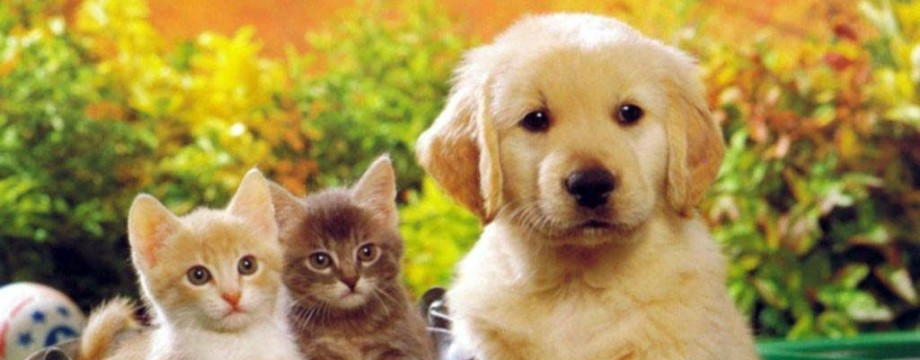
#> input picture 2. Similarity Algorithms/matrix Similarity/görsel 1.png, 920 x 360 px
$ python matrix.py
#> lines starting #> are read from the running program, lines starting #| are printed output that depends on the picture; long printed decimals are rounded
import cv2
import math
import warnings
import numpy as np


warnings.filterwarnings("ignore")

gorsel_1 = cv2.imread('görsel 1.png')
#> gorsel_1 is the input picture: shape (360, 920, 3); mean B, G, R 77, 144, 165.1
gorsel_2 = cv2.imread('görsel 2.png')
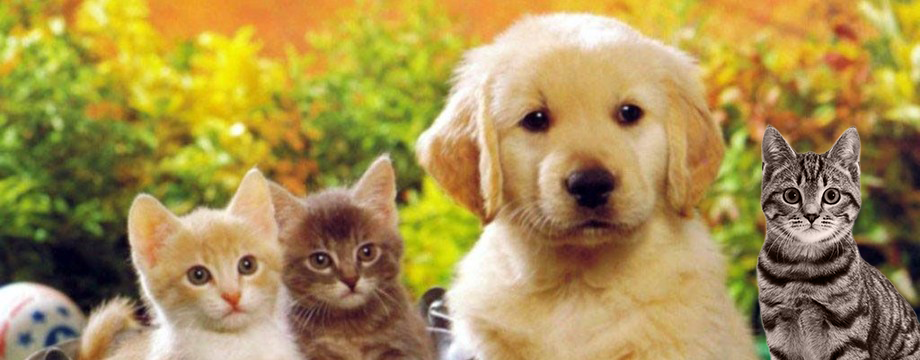
#> input picture 2. Similarity Algorithms/matrix Similarity/görsel 2.png, 920 x 360 px
#> gorsel_2 is the input picture: shape (360, 920, 3); mean B, G, R 80.6, 144.2, 167.4

yukseklik = gorsel_1.shape[0]
#> yukseklik = 360
genislik = gorsel_1.shape[1]
#> genislik = 920

pixel_sayi = yukseklik * genislik
#> pixel_sayi = 331200

fark = 0

def pixelFark(pixel1,pixel2):
    pixel_fark = 0
    for i in range(3):
        pixel_fark = pixel_fark + abs(pixel1[i] - pixel2[i]) / 255
    return pixel_fark


for i in range(yukseklik):
    for j in range(genislik):
        fark = fark + pixelFark(gorsel_1[i][j],gorsel_2[i][j])
#| İki görsel arasındaki farklılık oranı :24.802
#| İki görsel arasındaki benzerlik oranı :75.198

def farkMatris(matris1,matris2):
    yukseklik, genislik = matris1.shape[0], matris1.shape[1]
    matris = np.zeros(shape=(yukseklik, genislik, 3), dtype=np.uint8)

    for i in range(yukseklik):
        for j in range(genislik):
                if pixelFark(matris1[i][j],matris2[i][j]) <= 0:
                    matris[i,j,0] = 255
                    matris[i,j,1] = 255
                    matris[i,j,2] = 255
                    continue
                else:
                    matris[i,j,0] == matris2[i][j][0]
                    matris[i,j,1] == matris2[i][j][1]
                    matris[i,j,2] == matris2[i][j][2]
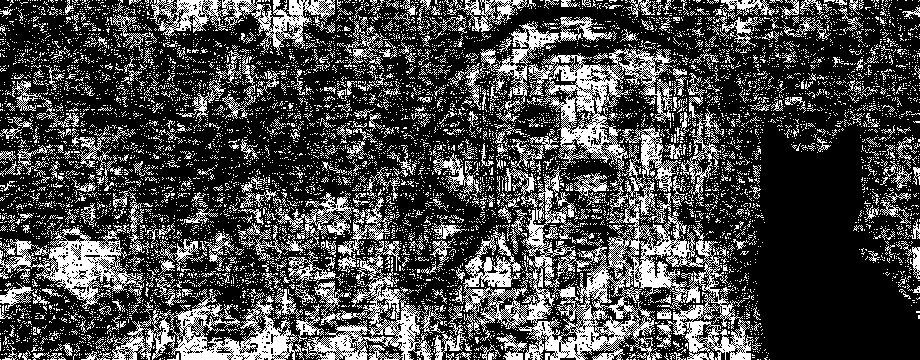
#> matris: shape (360, 920, 3); 28.6% white in thin lines or dots
#> (the run stopped early here; a loop or call above may not have finished)
